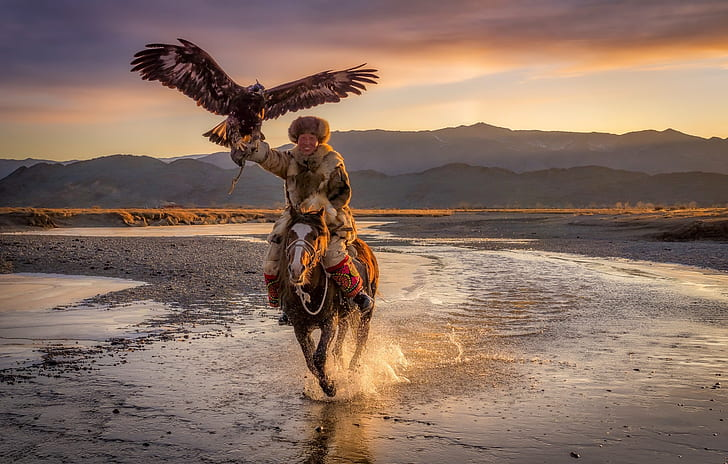
#> input picture eagleHorse.jpg, 728 x 464 px
$ python histogram.py   (older library calls are emulated)
#> lines starting #> are read from the running program, lines starting #| are printed output that depends on the picture; long printed decimals are rounded
import numpy as np
import scipy.misc
import matplotlib.pyplot as plt
from skimage.color import rgb2gray
from PIL import Image
from scipy import ndimage
import math
# import cv2
import plotly.graph_objects as go

# [6 lines of commented-out code are left out]


def resize_image(image_file, percentage):
#> called with image_file = 'eagleHorse.jpg', percentage = 40
    image = Image.open(image_file)
#> image is the input picture: PIL image 728x464 RGB; mean R, G, B 137.2, 112.1, 98.3
    image_array = np.array(image)
    width = int(image_array.shape[1] * percentage / 100)
#> width = 291
    height = int(image_array.shape[0] * percentage / 100)
#> height = 185
    dim = (width, height)
#> dim = (291, 185)
    image = image.resize((dim))
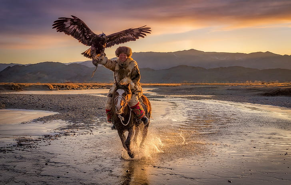
#> image: PIL image 291x185 RGB; mean R, G, B 137.2, 112.1, 98.3
    return image, dim

def cumsum(histogram):
    len_histogram = len(histogram)
    result = np.zeros(len_histogram)
    sum = 0
    for each in range(len_histogram):
        sum+=histogram[each]
        result[each] = sum
    normalized_result = result*(max(histogram)/max(result))
    return result, normalized_result, max(normalized_result), min(normalized_result)

def norm_to_pixel_range(cdf_normalized):
    equalized_histogram = []
    cdf_min = min(cdf_normalized)
    cdf_max = max(cdf_normalized)
    for each in cdf_normalized:
        eq = (each-cdf_min)*255/(cdf_max-cdf_min)
        equalized_histogram.append(eq)

    return np.array(equalized_histogram).astype("uint8")


# we get resized image by using resize_image function
eagle_horse, dimension = resize_image("eagleHorse.jpg", 40)
#> dimension = (291, 185)
eagle_horse_array = np.array(eagle_horse)
# transform it from rgb to gray scale
eagle_horse_gray = rgb2gray(eagle_horse_array)


eh_resized = plt.imshow(eagle_horse_gray, cmap = "gray")
plt.title("The grayscale image with reduced resolution")
plt.savefig("results/reducedresolution.jpg")
plt.show()
# applying Gaussian Filter

gaussian_result_eh = ndimage.gaussian_filter(eagle_horse_gray, sigma = 1)
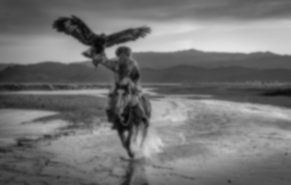
#> gaussian_result_eh: shape (185, 291) float64; min 0.0271, max 0.894, mean 0.457
# resulted image's pixels are in the range of 0 and 1. We scale it to 0 and 255
gaussian_result_eh *=255
gaussian_compare, images = plt.subplots(1,2)
images[0].imshow(eagle_horse_gray, cmap = "gray")
images[0].title.set_text("Resized gray scale image")
images[1].imshow(gaussian_result_eh, cmap = "gray")
images[1].title.set_text("Gaussian filter result")
gaussian_compare.suptitle("Gaussian results")
gaussian_compare.savefig("results/gaussianresults.jpg")
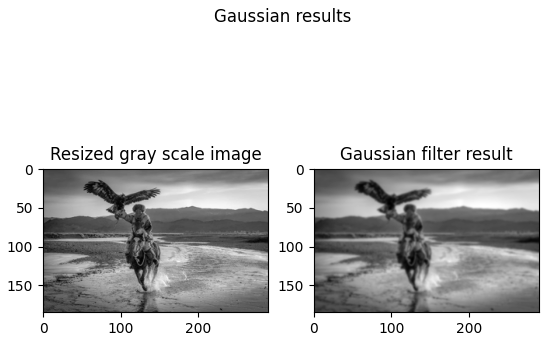
#> figure drawn by matplotlib, 2 panels

plt.show()


N = dimension[0]*dimension[1]
#> N = 53835
num_of_bins = int(math.log2(N)+1)
#> num_of_bins = 16

histogram_data_16bins, edges_16bins = np.histogram(gaussian_result_eh, 16)
#> histogram_data_16bins = [339, 844, 1305, 2074, 6449, 6458, 6423, 5497, 5015, 4390, 4914, 3406, 2151, 1983, 1733, 854]; edges_16bins = 17 values from 6.9 to 228
histogram_data_256bins, edges_256bins = np.histogram(gaussian_result_eh, 256)
#> histogram_data_256bins = 256 values, max 565 at index 74, min 3 at index 0, mean 210.3; edges_256bins = 257 values from 6.9 to 228

# print(edges)
plt.hist(gaussian_result_eh.flatten(),256,[0,256]);
plt.savefig("results/histogram.jpg")
#> figure, not shown here; tallest bar 638 high, from x = 73 to 74
plt.show()
plt.hist(gaussian_result_eh.flatten(),16,[0,256]);
plt.savefig("results/histogram16bins.jpg")
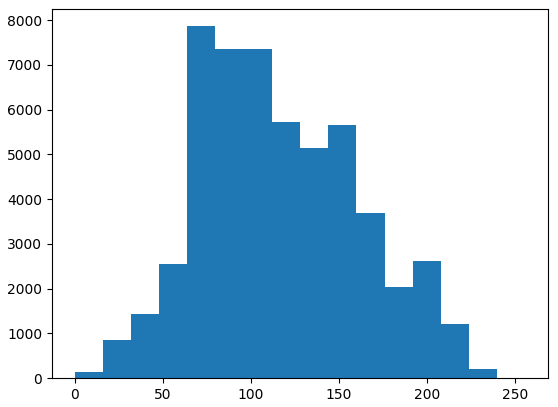
#> figure drawn by matplotlib, 1 panel; tallest bar 7865 high, from x = 64 to 80
plt.show()


_, cdf16, cdf_max16, cdf_min16 = cumsum(histogram_data_16bins)
#> in cumsum, `len_histogram = len(histogram)`: len_histogram = 16
#> the loop in cumsum, `for each in range(len_histogram):` made 16 passes
#> sum on passes 1 to 12: 339, 1183, 2488, 4562, 11011, 17469, 23892, 29389, 34404, 38794, 43708, 47114
#> after the loop in cumsum, `for each in range(len_histogram):`: result = [339, 1183, 2488, 4562, 11011, 17469, 23892, 29389, 34404, 38794, 43708, 47114, 49265, 51248, 52981, 53835]; sum = 53835
#> in cumsum, `normalized_result = result*(max(histogram)/max(result))`: normalized_result = [40.67, 141.9, 298.5, 547.3, 1320.9, 2095.6, 2866.1, 3525.5, 4127.1, 4653.7, 5243.2, 5651.8, 5909.8, 6147.7, 6355.6, 6458]
#> cdf16 has the same summary as normalized_result in cumsum; cdf_max16 = 6458; cdf_min16 = 40.67
_, cdf, cdf_max, cdf_min = cumsum(histogram_data_256bins)
#> the loop in cumsum (call 2), `for each in range(len_histogram):` made 256 passes
#> sum on passes 1 to 3: 3, 7, 13
#> cdf = 256 values from 0.0315 to 565; cdf_max = 565; cdf_min = 0.0315

histogram_max = max(histogram_data_256bins)
#> histogram_max = 565
# bin_edges = list(range(0,256))
plt.plot(edges_256bins[1:], cdf, color = "r")
plt.hist(gaussian_result_eh.ravel(),256,[0,256] )
plt.savefig("results/histogramandcdf")
#> figure, not shown here; tallest bar 638 high, from x = 73 to 74; curve peaks at x = 228, y = 565
plt.show()


normalized_cdf_to_pixel = norm_to_pixel_range(cdf)
#> in norm_to_pixel_range, `cdf_min = min(cdf_normalized)`: cdf_min = 0.0315
#> in norm_to_pixel_range, `cdf_max = max(cdf_normalized)`: cdf_max = 565
#> the loop in norm_to_pixel_range, `for each in cdf_normalized:` made 256 passes
#> (each, eq) on passes 1 to 3: (0.0315, 0), (0.0735, 0.0189), (0.136, 0.0474)
#> after the loop in norm_to_pixel_range, `for each in cdf_normalized:`: equalized_histogram = 256 values from 0 to 255
#> normalized_cdf_to_pixel = 256 values from 0 to 255
eagle_horse_gray_equalized = normalized_cdf_to_pixel[gaussian_result_eh.astype("uint8")]
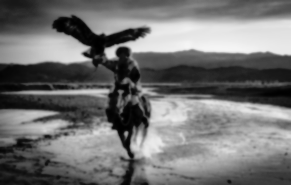
#> eagle_horse_gray_equalized: shape (185, 291); min 0, max 245, mean 113.9
eagle_horse_gray_equalized = np.reshape(eagle_horse_gray_equalized,gaussian_result_eh.shape )


hist_eq, images = plt.subplots(1,2)
images[0].imshow(gaussian_result_eh, cmap = "gray")
images[0].title.set_text("Before")
images[1].imshow(eagle_horse_gray_equalized, cmap = "gray")
images[1].title.set_text("After")
hist_eq.suptitle("Equalization results")
hist_eq.savefig("results/equalizationresults.jpg")

plt.show()


# # calculate equalized histogram

histogram_data_16bins_eq, edges_16bins_eq = np.histogram(eagle_horse_gray_equalized, 16)
#> histogram_data_16bins_eq = [3405, 4509, 3625, 3694, 3138, 4339, 3662, 2875, 3668, 3316, 3579, 4262, 2667, 1978, 2641, 2477]; edges_16bins_eq = 17 values from 0 to 245
histogram_data_256bins_eq, edges_256bins_eq = np.histogram(eagle_horse_gray_equalized, 256)
#> histogram_data_256bins_eq = 256 values, max 638 at index 37, min 0 at index 23, mean 210.3; edges_256bins_eq = 257 values from 0 to 245

plt.hist(eagle_horse_gray_equalized.flatten(), 256, [0,256])
plt.savefig("results/histogram_equalized_256.jpg")
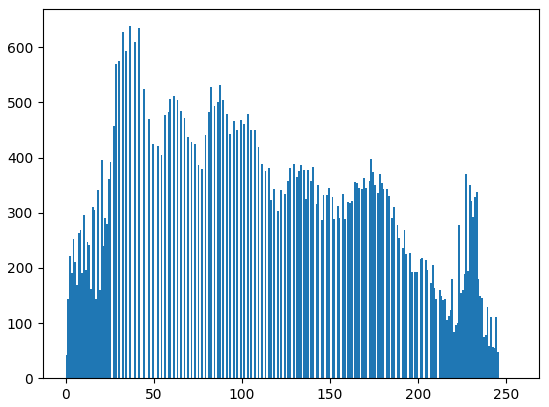
#> figure drawn by matplotlib, 1 panel; tallest bar 638 high, from x = 36 to 37
plt.show()

plt.hist(eagle_horse_gray_equalized.flatten(), 16, [0,256])
plt.savefig("results/histogram_equalized_16.jpg")
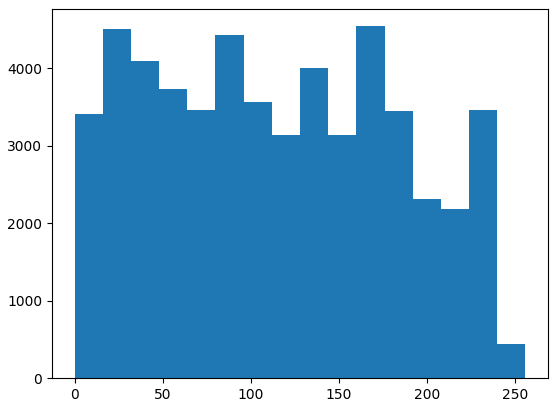
#> figure drawn by matplotlib, 1 panel; tallest bar 4540 high, from x = 160 to 176
plt.show()

cdf_org, cdf_table,cdf_table_min, cdf_table_max = cumsum(histogram_data_16bins)
#> cdf_org has the same summary as result in cumsum; cdf_table has the same summary as normalized_result in cumsum; cdf_table_min = 6458; cdf_table_max = 40.67
cdf_org_eq, cdf_eq_table, cdf_eq_table_min, cdf_eq_table_min = cumsum(histogram_data_16bins_eq)
#> cdf_org_eq = [3405, 7914, 11539, 15233, 18371, 22710, 26372, 29247, 32915, 36231, 39810, 44072, 46739, 48717, 51358, 53835]; cdf_eq_table = [285.2, 662.8, 966.5, 1275.9, 1538.7, 1902.1, 2208.8, 2449.6, 2756.8, 3034.6, 3334.3, 3691.3, 3914.7, 4080.3, 4301.5, 4509]; cdf_eq_table_min = 285.2

print(len(edges_16bins_eq))
#| 17

edges_table = edges_16bins[1:]
#> edges_table = [20.72, 34.54, 48.36, 62.17, 75.99, 89.81, 103.6, 117.5, 131.3, 145.1, 158.9, 172.7, 186.5, 200.4, 214.2, 228]
edges_table_eq = edges_16bins_eq[1:]
#> edges_table_eq = [15.31, 30.62, 45.94, 61.25, 76.56, 91.88, 107.2, 122.5, 137.8, 153.1, 168.4, 183.8, 199.1, 214.4, 229.7, 245]


L = 0
for each in edges_table:
    L+=each
#> this loop made 16 passes
#> (each, L) on passes 1 to 12: (20.72, 20.72), (34.54, 55.25), (48.36, 103.6), (62.17, 165.8), (75.99, 241.8), (89.81, 331.6), (103.6, 435.2), (117.5, 552.7), (131.3, 683.9), (145.1, 829), (158.9, 987.9), (172.7, 1160.7)
#> after the loop, L = 1989.8
edges_norm_eq = [round(x/L,4) for x in edges_table_eq]
#> edges_norm_eq = [0.0077, 0.0154, 0.0231, 0.0308, 0.0385, 0.0462, 0.0539, 0.0616, 0.0693, 0.077, 0.0847, 0.0923, 0.1, 0.108, 0.115, 0.123]
edges_norm = [round(x/L,4) for x in edges_table]
#> edges_norm = [0.0104, 0.0174, 0.0243, 0.0312, 0.0382, 0.0451, 0.0521, 0.059, 0.066, 0.0729, 0.0799, 0.0868, 0.0938, 0.101, 0.108, 0.115]
edges_table = [round(x,3) for x in edges_table]
edges_table_eq = [round(x,3) for x in edges_table_eq]

print(L)
#| 1989.754
norm_cdf_org = cdf_org/max(cdf_org)
#> norm_cdf_org = [0.0063, 0.022, 0.0462, 0.0847, 0.205, 0.324, 0.444, 0.546, 0.639, 0.721, 0.812, 0.875, 0.915, 0.952, 0.984, 1]
norm_cdf_org_eq = cdf_org_eq/max(cdf_org_eq)
#> norm_cdf_org_eq = [0.0632, 0.147, 0.214, 0.283, 0.341, 0.422, 0.49, 0.543, 0.611, 0.673, 0.739, 0.819, 0.868, 0.905, 0.954, 1]

fig = go.Figure(data=[go.Table(header=dict(values=['Normalized Values of H1', 'Normalized Values of H2', 'Values of H1', ' Values of H2', 'N of H1', 'N of H2', 'sum of N of H1', 'sum of N of H2']),
                 cells=dict(values=[edges_norm, edges_norm_eq, edges_table, edges_table_eq, histogram_data_16bins, histogram_data_16bins_eq, cdf_org, cdf_org_eq]))])
# fig.savefig("results/table.jpg")
fig.show()
